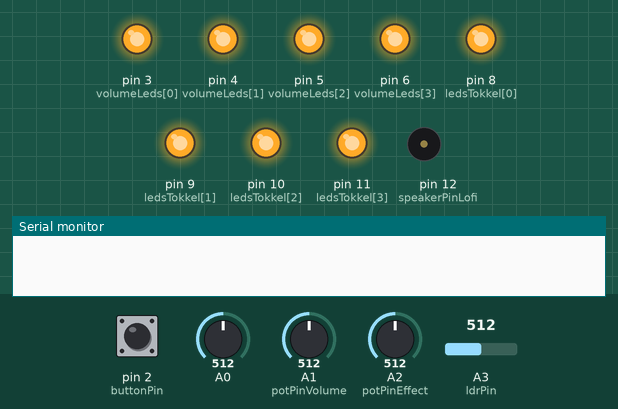
A sketch run on a simulated Arduino Uno, built with avr-gcc and run on an emulated ATmega328P. Shown: output pins drawn as LEDs (lit = HIGH), buzzer (waves = sounding), the last lines printed to the serial monitor. The test bench sets the inputs (shaded band); at power-on: pin 2 (buttonPin) HIGH, A0 = 512, A1 (potPinVolume) = 512, A2 (potPinEffect) = 512, A3 (ldrPin) = 512.

Above: at 1.2 s.
1.3 s: pin 2 (buttonPin) pulled LOW for 0.15 s
At 1.85 s:
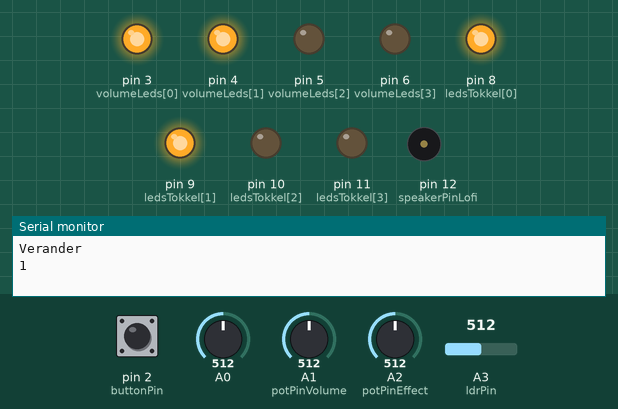
4.3 s: A0 set to 496
At 4.67 s:
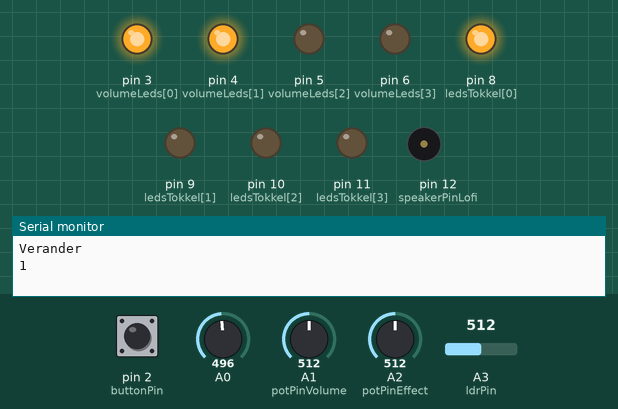
7.3 s: A1 (potPinVolume) set to 501
At 7.75 s:
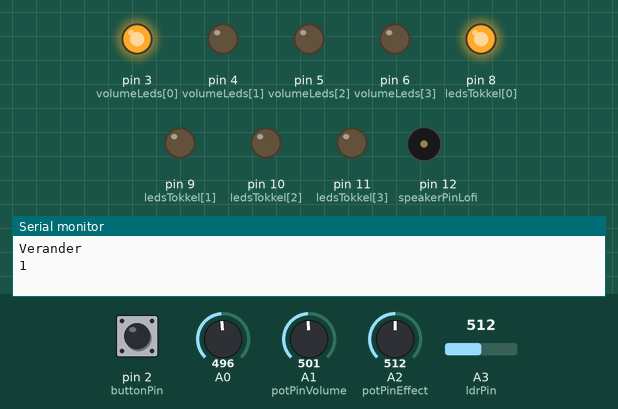
10.3 s: A0 set to 716
At 10.47 s:
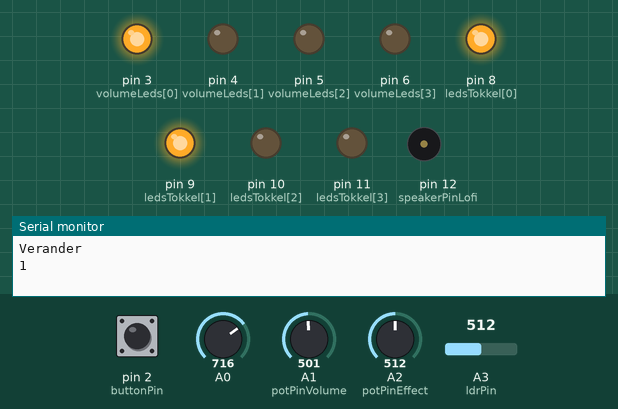
13.3 s: A1 (potPinVolume) set to 272
16.3 s: A1 (potPinVolume) set to 247
At 16.67 s:
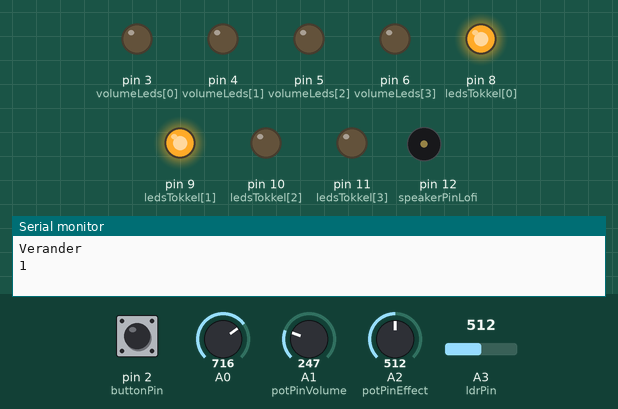
Timing chart, 0 to 20.3 s (numbered marks = the images above; inputs shaded):
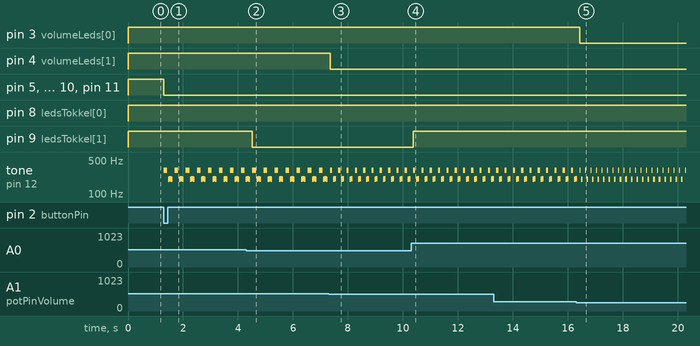

The sketch:

LDR_Sketch_ON-OFF.ino.ino
```cpp
// --- Pins ---
const int potPinVolume = A1;
const int potPinEffect = A2;

int volumeLeds[] = {3, 4, 5, 6};
const int totaalVolumeLEDs = 4;

int ledsTokkel[] = {8, 9, 10, 11};
const int totaalTokkelLEDs = 4;

const int speakerPinTok = 7;
const int speakerPinLofi = 12;

const int ldrPin = A3;
const int buttonPin = 2;

// --- Toggle Button Variables ---
bool systemOn;
bool lastButtonState;
unsigned long lastDebounceTime = 0;
const unsigned long debounceDelay = 50;

void setup() {
  Serial.begin(9600);
  for (int i = 0; i < totaalTokkelLEDs; i++) pinMode(ledsTokkel[i], OUTPUT);
  for (int i = 0; i < totaalVolumeLEDs; i++) pinMode(volumeLeds[i], OUTPUT);

  pinMode(buttonPin, INPUT_PULLUP);
  pinMode(speakerPinTok, OUTPUT);
  pinMode(speakerPinLofi, OUTPUT);
}

void loop() {
  // -------------------------------------------------------
  // BUTTON TOGGLE LOGIC (ON/OFF SWITCH)
  // -------------------------------------------------------
  int reading = digitalRead(buttonPin);

if ( reading != lastButtonState && reading == 0) {
   Serial.println("Verander");

   // verander de state van systemOn
   systemOn = (false==systemOn);
   Serial.println(systemOn);
}

lastButtonState = reading;


  //Serial.print("Reading: "); Serial.print(reading);
  //Serial.print(" | SystemOn: "); Serial.println(systemOn);

  if (!systemOn) {
    noTone(speakerPinTok);
    noTone(speakerPinLofi);


    for (int i = 0; i < totaalVolumeLEDs; i++) digitalWrite(volumeLeds[i], HIGH);
    for (int i = 0; i < totaalTokkelLEDs; i++) digitalWrite(ledsTokkel[i], HIGH);
    return;
  }

  // -------------------------------------------------------
  // SYSTEM IS ON → Continue with normal code
  // -------------------------------------------------------

  // -------------------------
  // Volume pot (A1)
  // -------------------------
  int rawVolume = analogRead(potPinVolume);
  int volume = map(rawVolume, 0, 1023, 0, totaalVolumeLEDs);
  for (int i = 0; i < totaalVolumeLEDs; i++) {
    digitalWrite(volumeLeds[i], i < volume ? HIGH : LOW);
  }
  int volumeDuur = 30 + volume * 50;

  // -------------------------
  // Effect pot (A2)
  // -------------------------
  int rawEffect = analogRead(potPinEffect);
  int effectLevel = map(rawEffect, 0, 1023, 0, totaalTokkelLEDs);

  int pitchOffset  = map(rawEffect, 0, 1023, -80, 180);
  int vibratoDepth = map(rawEffect, 0, 1023, 0, 15);
  int vibratoRate  = map(rawEffect, 0, 1023, 0, 8);

  // -------------------------
  // Tokkel – lagere toon
  // -------------------------
  int waarde = analogRead(A0);
  int tokkelNiveau = map(waarde, 0, 1023, 0, totaalTokkelLEDs);
  for (int i = 0; i < totaalTokkelLEDs; i++) {
    digitalWrite(ledsTokkel[i], i < tokkelNiveau ? HIGH : LOW);
  }

  if (tokkelNiveau > 0) {
    int baseFreq = 260 + pitchOffset;
    tone(speakerPinTok, baseFreq, volumeDuur);
    delay(volumeDuur + 30);
  } else {
    noTone(speakerPinTok);
  }

  // -------------------------
  // Lofi – lagere tonen
  // -------------------------
  int ldrValue = analogRead(ldrPin);

  if (ldrValue < 20) {
    int tempoDuur = 160;
    playLofiWithVibrato(120, volumeDuur, vibratoDepth, vibratoRate);
    delay(tempoDuur);
    playLofiWithVibrato(150, volumeDuur, vibratoDepth, vibratoRate);
    delay(tempoDuur);
  } else if (ldrValue > 35) {
    int tempoDuur = 90;
    playLofiWithVibrato(200, volumeDuur, vibratoDepth, vibratoRate);
    delay(tempoDuur);
  }


  delay(20);
}

void playLofiWithVibrato(int freq, int duration, int depthHz, int rateHz) {
  if (depthHz <= 0 || rateHz <= 0) {
    tone(speakerPinLofi, freq, duration);
    return;
  }

  unsigned long start = millis();
  unsigned long now = start;

  while (now - start < (unsigned long)duration) {
    float t = (now - start) / 1000.0;
    float offset = depthHz * sin(2.0 * 3.14159 * rateHz * t);
    int curFreq = freq + (int)offset;

    tone(speakerPinLofi, curFreq, 10);
    delay(10);
    now = millis();
  }
}
```

Measured:
- the behaviour switches between 512 and 511 on A0 (found by bisection; images 1 and 2)
- the behaviour switches between 512 and 511 on A1 (potPinVolume) (found by bisection; images 2 and 3)
- the behaviour switches between 256 and 255 on A1 (potPinVolume) (found by bisection; images 4 and 5)
- after the input at 1.3 s, pin 5 (volumeLeds[2]), pin 6 (volumeLeds[3]): HIGH → LOW at once
- after the input at 4.3 s, pin 9 (ledsTokkel[1]): HIGH → LOW after 0.23 s
- after the input at 7.3 s, pin 4 (volumeLeds[1]): HIGH → LOW after 0.05 s
- after the input at 10.3 s, pin 9 (ledsTokkel[1]): LOW → HIGH after 0.08 s
- after the input at 16.3 s, pin 3 (volumeLeds[0]): HIGH → LOW after 0.13 s
